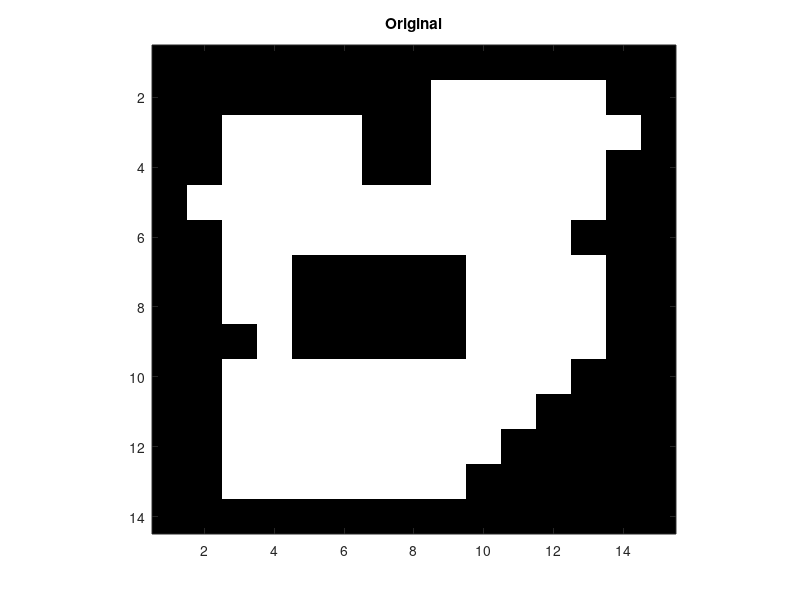
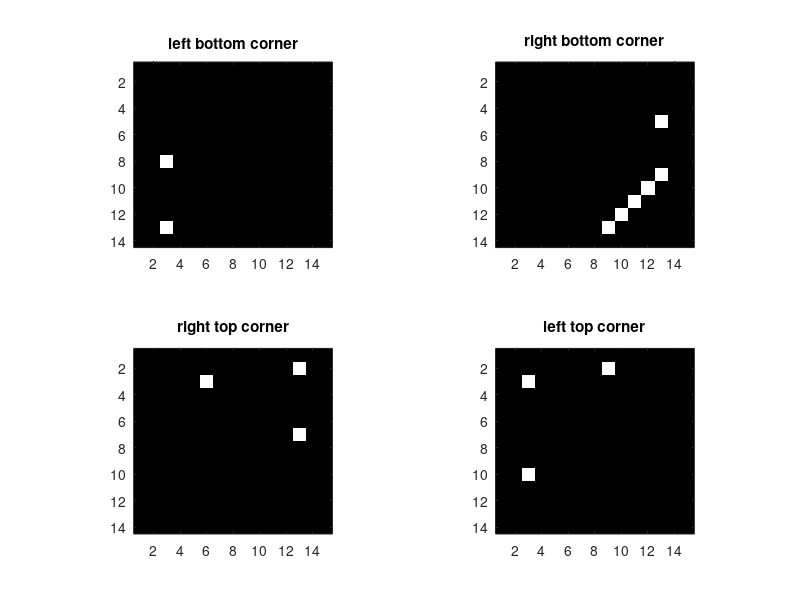
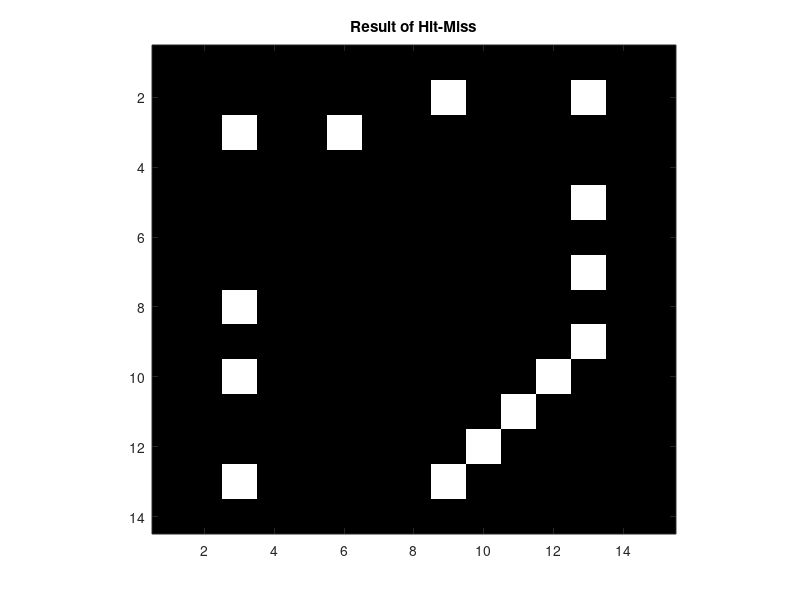

The MATLAB script that drew these images, in order:
%w4q.m Hit-or-miss operation: find all corners
clear all, close all, clc
%generate a shape
W=zeros(14,15); W(2:4,9:13)=1; W(3,14)=1; W(3:4,3:6)=1; W(5,2)=1; 
W(5:6,3:12)=1;W(5,13)=1; W(7:8,3:4)=1;W(9,4)=1; W(10:13,3:9)=1;
W(7:9,10:13)=1; W(10,10:12)=1;W(11,10:11)=1; W(12,10)=1;
figure(1), imagesc(W), colormap('gray'), axis image, title('Original')

%generate SE to detect  four corners
SE1=[0 1 0;-1 1 1;-1 -1 0], %detect left bottom corner
SE2=[0 1 0;1 1 -1;0 -1 -1], %detect right bottom corner
SE3=[0 -1 -1;1 1 -1;0 1 0], %detect right top corner
SE4=[-1 -1 0;-1 1 1;0 1 0], %detect left top corner
%Apply bwhitmiss operation
H1=bwhitmiss(W,SE1); H2=bwhitmiss(W,SE2);
H3=bwhitmiss(W,SE3); H4=bwhitmiss(W,SE4);

figure(2), 
subplot(2,2,1), imagesc(H1), colormap('gray'), axis image, title('left bottom corner')
subplot(2,2,2), imagesc(H2), colormap('gray'), axis image, title('right bottom corner')
subplot(2,2,3), imagesc(H3), colormap('gray'), axis image, title('right top corner')
subplot(2,2,4), imagesc(H4), colormap('gray'), axis image, title('left top corner')
%Union (OR operation) them together
ToH=H1|H2|H3|H4;
figure(3),imagesc(ToH), colormap('gray'), axis image,title('Result of Hit-Miss')
